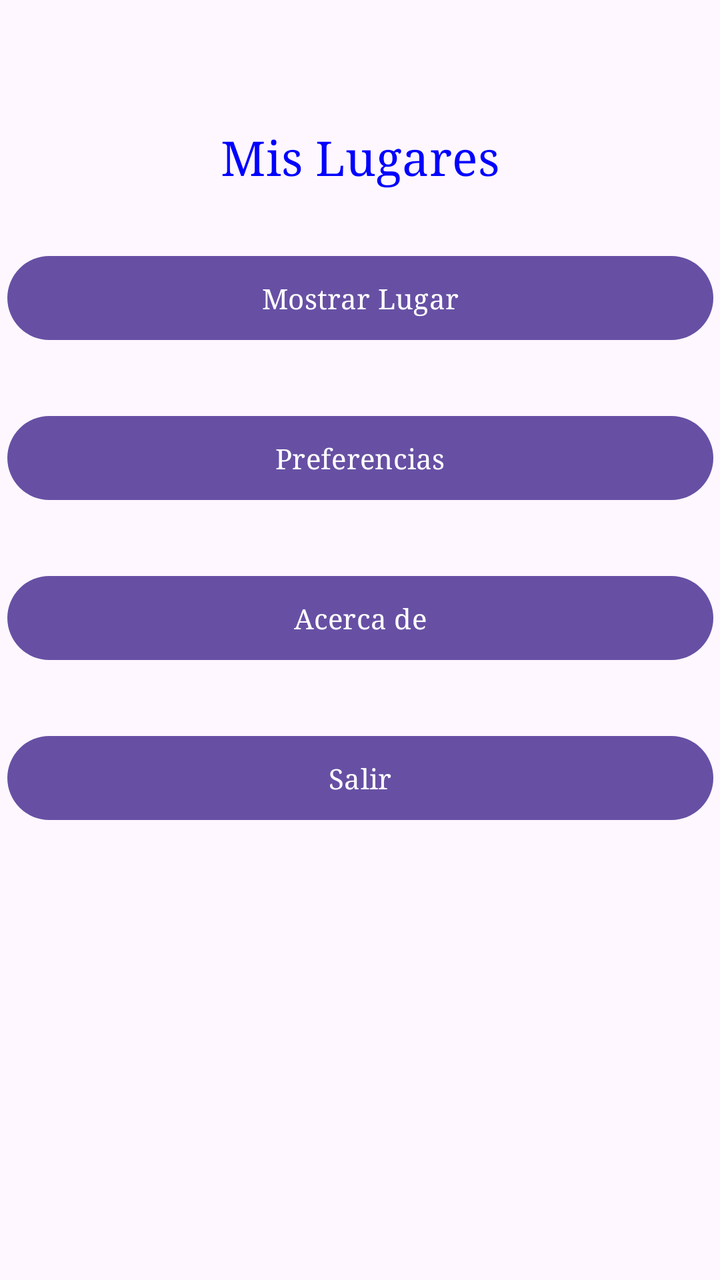
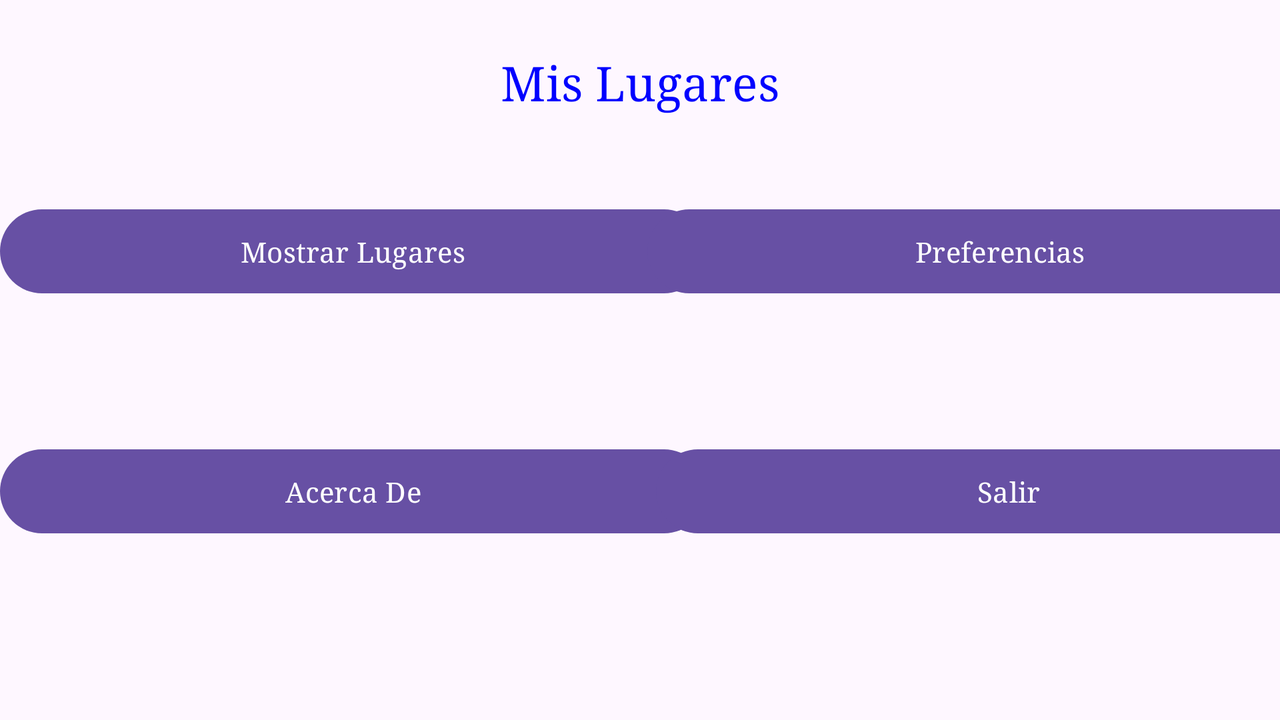

An Android layout and its configuration variant, each rendered on a device that would load it. The default file and the variant file are quoted in full after the pictures.
<!-- AndroidManifest.xml: application theme Theme.Tabs -->
<!-- res/layout/tab1.xml -->
<?xml version="1.0" encoding="utf-8"?>
<androidx.constraintlayout.widget.ConstraintLayout xmlns:android="http://schemas.android.com/apk/res/android"
    xmlns:app="http://schemas.android.com/apk/res-auto"
    xmlns:tools="http://schemas.android.com/tools"
    style="EstiloBoton"
    android:layout_width="match_parent"
    android:layout_height="match_parent"
    tools:context=".MainActivity">

    <TextView
        android:id="@+id/textView"
        android:layout_width="wrap_content"
        android:layout_height="wrap_content"
        android:text="@string/app_name"
        android:textSize="24sp"
        app:layout_constraintBottom_toBottomOf="parent"
        app:layout_constraintEnd_toEndOf="parent"
        app:layout_constraintStart_toStartOf="parent"
        app:layout_constraintTop_toTopOf="parent"
        app:layout_constraintVertical_bias="0.103" />

    <Button
        android:id="@+id/botonCalcular"
        android:layout_width="353dp"
        android:layout_height="50dp"
        android:layout_marginTop="30dp"
        android:text="@string/Mostrar"
        app:layout_constraintEnd_toEndOf="parent"
        app:layout_constraintStart_toStartOf="parent"
        app:layout_constraintTop_toBottomOf="@+id/textView" />

    <Button
        android:id="@+id/button3"
        android:layout_width="353dp"
        android:layout_height="50dp"
        android:layout_marginTop="30dp"
        android:text="@string/Acerca_de"
        app:layout_constraintEnd_toEndOf="@+id/button2"
        app:layout_constraintHorizontal_bias="1.0"
        app:layout_constraintStart_toStartOf="parent"
        app:layout_constraintTop_toBottomOf="@+id/button2" />

    <Button
        android:id="@+id/button4"
        android:layout_width="353dp"
        android:layout_height="50dp"
        android:layout_marginTop="30dp"
        android:text="@string/Salir"
        app:layout_constraintEnd_toEndOf="@+id/button3"
        app:layout_constraintHorizontal_bias="1.0"
        app:layout_constraintStart_toStartOf="parent"
        app:layout_constraintTop_toBottomOf="@+id/button3" />

    <Button
        android:id="@+id/button2"
        android:layout_width="353dp"
        android:layout_height="50dp"
        android:layout_marginTop="30dp"
        android:text="@string/Preferencias"
        app:layout_constraintEnd_toEndOf="@+id/botonCalcular"
        app:layout_constraintHorizontal_bias="1.0"
        app:layout_constraintStart_toStartOf="parent"
        app:layout_constraintTop_toBottomOf="@+id/botonCalcular" />

</androidx.constraintlayout.widget.ConstraintLayout>
<!-- resources referenced by this layout -->
<resources>
  <string name="Acerca_de">Acerca de </string>
  <string name="Mostrar">Mostrar Lugar</string>
  <string name="Preferencias">Preferencias</string>
  <string name="Salir">Salir</string>
  <string name="app_name">Mis Lugares</string>
  <style name="Theme.Tabs" parent="Base.Theme.Tabs" />
  <style name="Base.Theme.Tabs" parent="Theme.Material3.DayNight.NoActionBar">
          
          <item name="android:typeface">serif</item>
          <item name="android:textColor">#0000FF</item>
          
      </style>
</resources>
<!-- res/layout-land/tab1.xml (the repository's variant of the layout above) -->
<!-- drawn on the phone turned sideways -->
<?xml version="1.0" encoding="utf-8"?>
<androidx.constraintlayout.widget.ConstraintLayout xmlns:android="http://schemas.android.com/apk/res/android"
    xmlns:app="http://schemas.android.com/apk/res-auto"
    xmlns:tools="http://schemas.android.com/tools"
    android:layout_width="match_parent"
    android:layout_height="match_parent"
    tools:context=".MainActivity">

    <TextView
        android:id="@+id/textView"
        android:layout_width="wrap_content"
        android:layout_height="wrap_content"
        android:text="Mis Lugares"
        android:textSize="24sp"
        app:layout_constraintBottom_toBottomOf="parent"
        app:layout_constraintEnd_toEndOf="parent"
        app:layout_constraintStart_toStartOf="parent"
        app:layout_constraintTop_toTopOf="parent"
        app:layout_constraintVertical_bias="0.077" />

    <Button
        android:id="@+id/button"
        android:layout_width="353dp"
        android:layout_height="50dp"
        android:layout_marginTop="44dp"
        android:text="Mostrar Lugares"
        app:layout_constraintStart_toStartOf="parent"
        app:layout_constraintTop_toBottomOf="@+id/textView" />

    <Button
        android:id="@+id/button3"
        android:layout_width="353dp"
        android:layout_height="50dp"
        android:layout_marginTop="70dp"
        android:text="Acerca De"
        app:layout_constraintStart_toStartOf="parent"
        app:layout_constraintTop_toBottomOf="@+id/button" />

    <Button
        android:id="@+id/button4"
        android:layout_width="353dp"
        android:layout_height="50dp"
        android:layout_marginStart="16dp"
        android:layout_marginTop="70dp"
        android:text="Salir"
        app:layout_constraintEnd_toEndOf="parent"
        app:layout_constraintStart_toEndOf="@+id/button3"
        app:layout_constraintTop_toBottomOf="@+id/button2" />

    <Button
        android:id="@+id/button2"
        android:layout_width="353dp"
        android:layout_height="50dp"
        android:layout_marginStart="7dp"
        android:layout_marginTop="44dp"
        android:text="Preferencias"
        app:layout_constraintEnd_toEndOf="parent"
        app:layout_constraintStart_toEndOf="@+id/button"
        app:layout_constraintTop_toBottomOf="@+id/textView" />

</androidx.constraintlayout.widget.ConstraintLayout>
<!-- resources referenced by the variant -->
<!-- as the phone turned sideways resolves them -->
<resources>
  <style name="Theme.Tabs" parent="Base.Theme.Tabs" />
  <style name="Base.Theme.Tabs" parent="Theme.Material3.DayNight.NoActionBar">
          
          <item name="android:typeface">serif</item>
          <item name="android:textColor">#0000FF</item>
          
      </style>
</resources>
